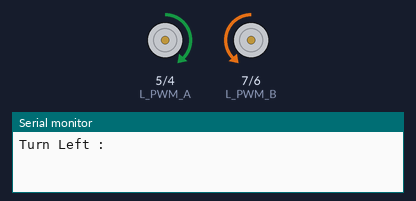
The sketch below on a simulated Arduino Mega 2560, built with avr-gcc and run on an emulated ATmega2560. On the bench: motor-driver pin pairs drawn as motors (green arrow = first pin HIGH = forward, orange = second pin HIGH = backward, longer = more drive), the last lines printed to the serial monitor.

Above: at 2.0 s.
At 8.0 s:
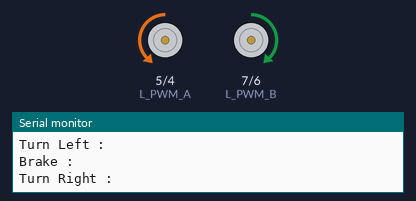
At 11.0 s:
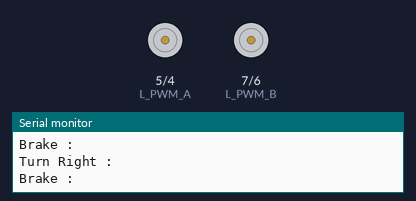
Timing chart, 0 to 15.6 s (numbered marks = the images above):
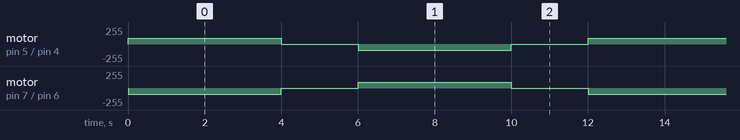

Measured:
- by itself, motor on pin 5 (L_PWM_A) / pin 4 (R_PWM_A): repeats every 12.0 s: stopped 2.0 s, backward 90/255 4.0 s, stopped 2.0 s, forward 90/255 4.0 s
- by itself, motor on pin 7 (L_PWM_B) / pin 6 (R_PWM_B): repeats every 12.0 s: stopped 2.0 s, forward 90/255 4.0 s, stopped 2.0 s, backward 90/255 4.0 s

The sketch:

BTS_motor_driver.ino
```cpp
//==================== motor A (right)
#define R_PWM_A 4      //IN1
#define L_PWM_A 5      //IN2
#define R_EN_A 22
#define L_EN_A 23
//==================== motor B (left)
#define R_PWM_B 6      //IN3
#define L_PWM_B 7      //IN4
#define R_EN_B 24
#define L_EN_B 25

int PWM = 90;
int TIME = 4000;
int TIME2 = 2000;


void forward() {
  Serial.println("Forward : ");
  motorA_Forward();
  motorB_Forward();
}

void backward() {
  Serial.println("Backward : ");
  motorA_Backward();
  motorB_Backward();
}

void turnRight() {
  Serial.println("Turn Right : ");
  motorA_Backward();
  motorB_Forward();
}

void turnLeft() {
  Serial.println("Turn Left : ");
  motorA_Forward();
  motorB_Backward();
}

void brake() {
  Serial.println("Brake : ");
  motorA_Stop();
  motorB_Stop();
}

//==================== motor A (right) control
void motorA_Forward() {
  analogWrite(R_PWM_A, 0);
  analogWrite(L_PWM_A, PWM);
}

void motorA_Backward() {
  analogWrite(R_PWM_A, PWM);
  analogWrite(L_PWM_A, 0);
}

void motorA_Stop() {
  analogWrite(R_PWM_A, 0);
  analogWrite(L_PWM_A, 0);
}

//==================== motor B (left) control
void motorB_Forward() {
  analogWrite(R_PWM_B, 0);
  analogWrite(L_PWM_B, PWM);
}

void motorB_Backward() {
  analogWrite(R_PWM_B, PWM);
  analogWrite(L_PWM_B, 0);
}

void motorB_Stop() {
  analogWrite(R_PWM_B, 0);
  analogWrite(L_PWM_B, 0);
}

void setup() {
  pinMode(R_PWM_A, OUTPUT);
  pinMode(L_PWM_A, OUTPUT);
  pinMode(R_PWM_B, OUTPUT);
  pinMode(L_PWM_B, OUTPUT);
  pinMode(R_EN_A, INPUT);
  pinMode(L_EN_A, INPUT);
  pinMode(R_EN_B, INPUT);
  pinMode(L_EN_B, INPUT);
  digitalWrite(R_EN_A, HIGH);
  digitalWrite(L_EN_A, HIGH);
  digitalWrite(R_EN_B, HIGH);
  digitalWrite(L_EN_B, HIGH);
  Serial.begin(9600);

}

void loop() {

  turnLeft();
  delay(TIME);
  brake();
  delay(2000);
  turnRight();
  delay(TIME);
  brake();
  delay(2000);

//  forward();
//  delay(TIME2);
//  brake();
//  delay(2000);
//  backward();
//  delay(TIME2);
//  brake();
//  delay(2000);
}
```
